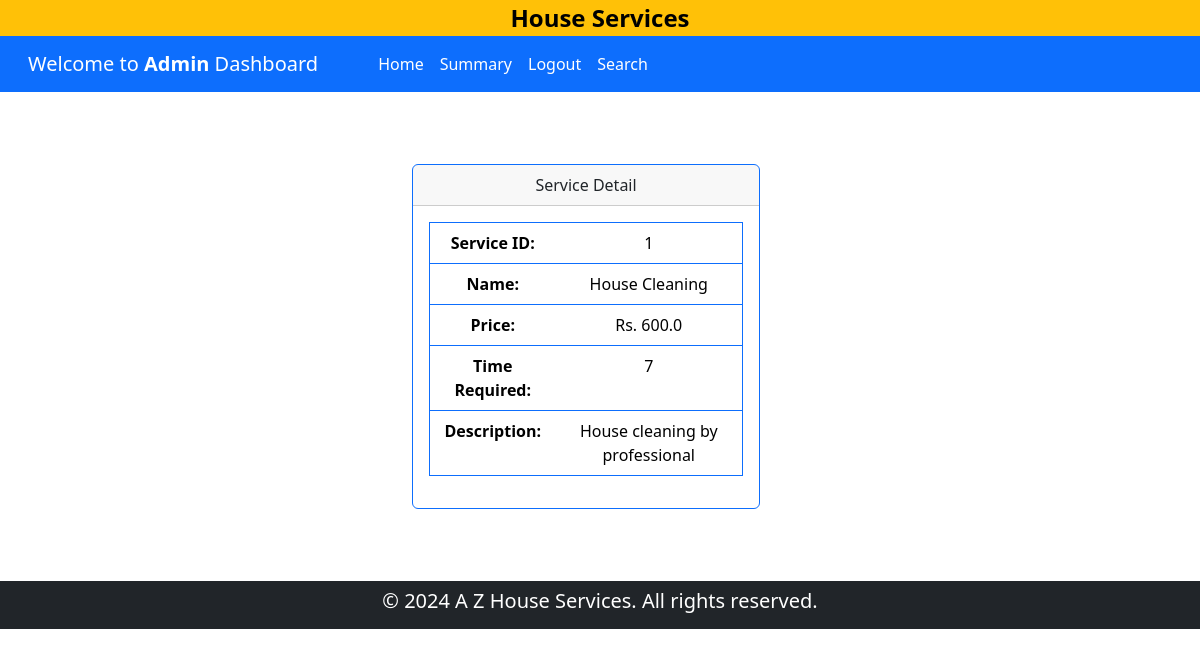
/admin/show_detail/service/1, run on an earlier commit of the app's database.
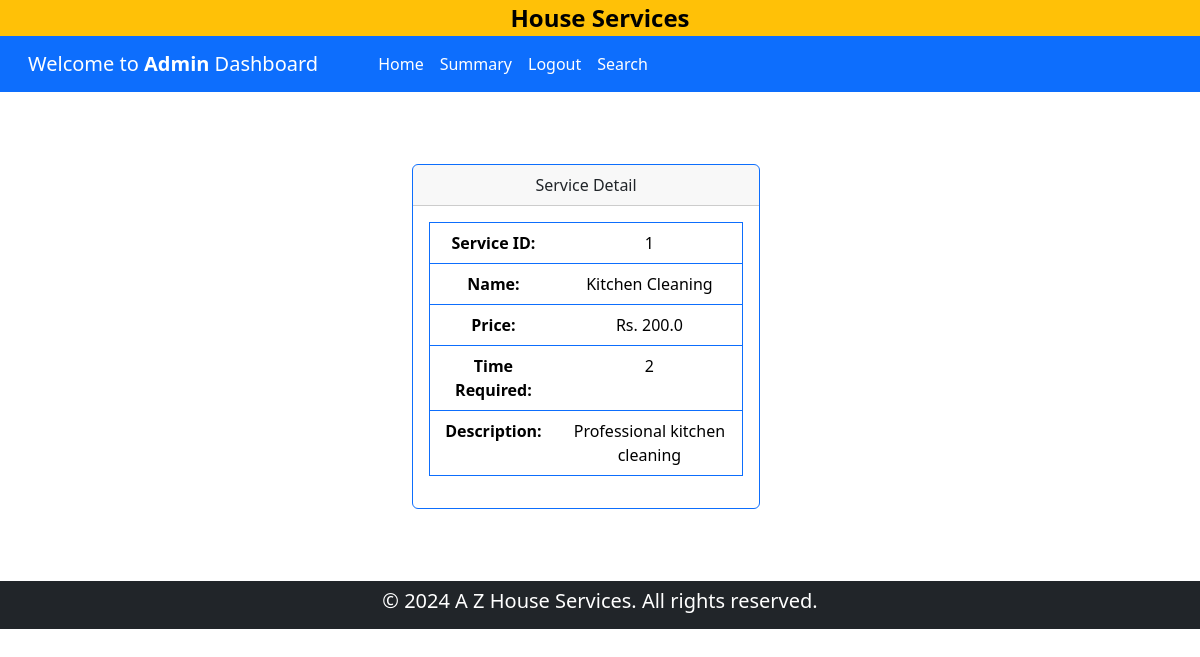
And on a later commit of the database.
### backened/modals.py (models this page shows)
class Service(db.Model):
    __tablename__ = "service"
    id = db.Column(db.Integer, primary_key=True)
    name = db.Column(db.String(120), nullable=False)
    price = db.Column(db.Float, nullable=False)
    time_required = db.Column(db.Integer, nullable=False)
    description = db.Column(db.Text,nullable = True)
    service_requests = db.relationship("ServiceRequest", backref="service", lazy=True, cascade="all, delete-orphan")

### backened/controller.py (the view)
@app.route("/admin/<task>/service/<id>", methods=["GET", "POST"])
def del_mod_service(task, id):
    if task == "delete":
        ser = Service.query.filter_by(id=id).first()
        db.session.delete(ser)
        db.session.commit()
        return redirect(url_for("adminDashboard"))
    else:
        ser = Service.query.get_or_404(id)
        if request.method == "POST":
            ser.name = request.form["sname"]
            ser.price = request.form["price"]
            ser.time_required = request.form["t_required"]
            ser.description = request.form["sdesc"]
            db.session.commit()
            return redirect(url_for("adminDashboard"))
        return render_template("modify_service.html", ser=ser)

### backened/controller.py (called while the page is built)
@app.route("/admin/show_detail/<item>/<id>")
def show_detail_admin(item, id):
    if item == "service":
        ser = Service.query.filter_by(id=id).first()
        return render_template("show_admin_detail.html", ser=ser, item=item)
    elif item == "service_request":
        serreq = ServiceRequest.query.filter_by(id=id).first()
        return render_template("show_admin_detail.html", serreq=serreq, item=item)
    elif item == "customer":
        cust = Customer.query.filter_by(id=id).first()
        return render_template("show_admin_detail.html", customer=cust, item=item)
    else:
        prof = Professional.query.filter_by(id=id).first()
        return render_template("show_admin_detail.html", prof=prof, item=item)

### templates/show_admin_detail.html (shortened to what this page needs)
{% extends 'admin_dashboard.html' %}
{% block content %}
    <div class="container-fluid justify-content-center m-3">
        {% if item == 'service' %}
            <div class="my-5 row container align-items-center justify-content-center">
                <div class="col-8 col-lg-4 col-xl-4 my-4 ">
                    <div class="card border-primary">
                        <div class="card-header text-center">
                            Service Detail
                        </div>
                        <div class="card-body text-center">
                            <table class="table border border-primary">
                                <tr>
                                    <th>Service ID:</th>
                                    <td>{{ ser.id }}</td>
                                </tr>
                                <tr>
                                    <th> Name:</th>
                                    <td>{{ ser.name }}</td>
                                </tr>
                                <tr>
                                    <th>Price:</th>
                                    <td>Rs.  {{ ser.price }}</td>
                                </tr>
                                <tr>
                                    <th>Time Required:</th>
                                    <td>{{ ser.time_required }}</td>
                                </tr>
                                <tr>
                                    <th>Description:</th>
                                    <td>{{ ser.description }}</td>
                                </tr>
                            </table>
                        </div>
                    </div>
                </div>
            </div>
        {% endif %}
    </div>
{% endblock content %}

### templates/admin_dashboard.html (shortened to what this page needs)
<!DOCTYPE html>
<html lang="en">
<head>
    <link href="https://cdn.jsdelivr.net/npm/bootstrap@5.3.3/dist/css/bootstrap.min.css" rel="stylesheet">
</head>
<body >
    <div class="container-fluid bg-warning" id="home">
        <div class="d-flex justify-content-center">
            <a href="{{ url_for('home') }}" class="text-decoration-none fw-bold fs-4 text-black ">House Services </a>
        </div>
    </div>
    <nav class="navbar navbar-expand-lg bg-primary">
        <div class="container-xxl">
            <div class="navbar-brand ms-3">
                <a href="{{ url_for('adminDashboard') }}" class="text-decoration-none text-white">Welcome to <strong>
                    Admin
                </strong>  Dashboard</a>
            </div>
                <div class="collapse navbar-collapse row" id="navbarNav">
                    <ul class="navbar-nav ms-5 col">
                        <li class="nav-item ">
                        <a class="nav-link text-white" aria-current="page" href="{{ url_for('adminDashboard') }}">Home</a>
                        </li>
                        <li class="nav-item ">
                            <a class="nav-link text-white" aria-current="page" href="#summary">Summary</a>
                        </li>
                        <li class="nav-item ">
                            <a class="nav-link text-white" aria-current="page" href="{{ url_for('logout') }}">Logout</a>
                        </li>
                        <li class="nav-item">
                            <a class="nav-link text-white" aria-current="page" href="{{ url_for('search' ) }}">Search</a>
                        </li>
                    </ul>
                </div>
        </div>
    </nav>
    {% block content %}{% endblock content %}
    <div style="width: 100vw;">
        <footer class="bg-dark text-white text-center p-2">
            <p class="h5">&copy; 2024 A Z House Services. All rights reserved.</p>
        </footer>
    </div>
</body>
</html>

### templates/admin_dashboard.html (style rules this page uses)
body { width: 100%; height: 100%; overflow-x: hidden; }

What changed in the data, as far as the page shows it:
changed Service id 1: name "House Cleaning" → "Kitchen Cleaning"; price "600.0" → "200.0"; time_required "7" → "2"; description "House cleaning by professional" → "Professional kitchen cleaning"
